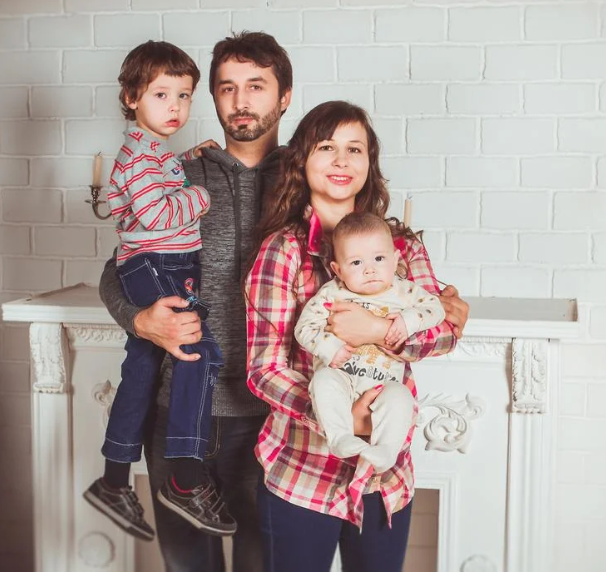
#> input picture faces1.png, 606 x 577 px
$ python face_detect.py
#> lines starting #> are read from the running program, lines starting #| are printed output that depends on the picture; after the words box and inside, x2 and y2 are one past the last pixel; in counts of white or black regions, pixels touching at a corner belong together
import cv2 as cv
import os
import sys
# Read image from your local file system
original_image = cv.imread('faces1.png')
#> original_image is the input picture: shape (577, 606, 3); mean B, G, R 155, 158.2, 171.8

# Convert color image to grayscale for Viola-Jones
grayscale_image = cv.cvtColor(original_image, cv.COLOR_BGR2GRAY)
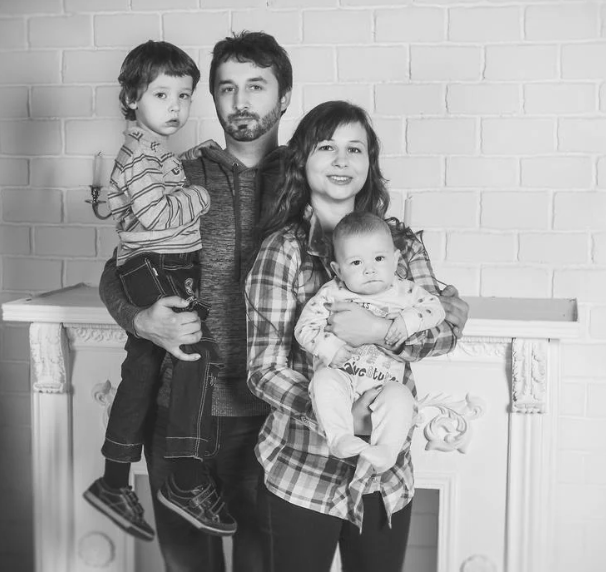
#> grayscale_image: shape (577, 606); min 20, max 255, mean 161.9


# Load the classifier and create a cascade object for face detection
parent_directory = os.path.dirname(sys.executable)
path1 = os.path.join(parent_directory,r"cv2\data\haarcascade_frontalface_alt.xml")

face_cascade = cv.CascadeClassifier(path1)


detected_faces = face_cascade.detectMultiScale(grayscale_image)
#> detected_faces = [[139, 70, 68, 68], [303, 121, 75, 75], [203, 57, 80, 80], [335, 235, 68, 68]]


for (column, row, width, height) in detected_faces:
    cv.rectangle(
        original_image,
        (column, row),
        (column + width, row + height),
        (0, 255, 0),
        2
    )
#> this loop made 4 passes
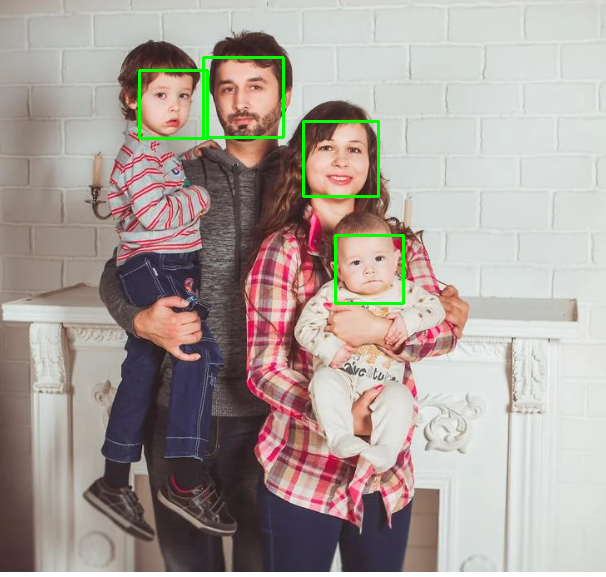
#> original_image: shape (577, 606, 3); 0.99% of pixels changed, all inside (x1, y1, x2, y2) = (138, 56, 405, 305)


cv.imshow('Image', original_image)
cv.waitKey(0)
cv.destroyAllWindows()
